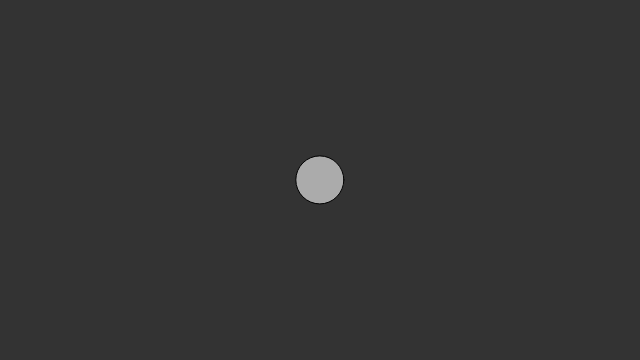
Frame 1 (no input)
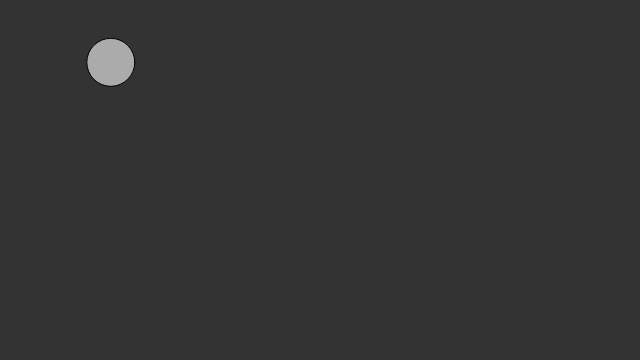
Frame 60 (no input)
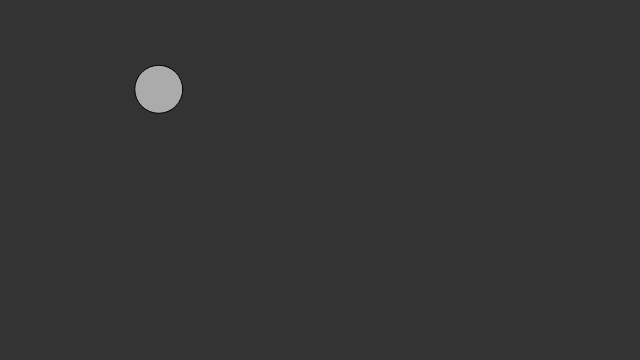
Frame 120 (the mouse pressed at the canvas centre since frame 60)

The p5.js sketch that drew these frames (run headless with seeded random() and noise() and a simulated clock; from frame 60 on, the mouse is pressed at the canvas centre):

// p5.js sketch
// ── sketch.js
var vehicle;

// Setup function required by p5
function setup() {
  createCanvas(640, 360);
  vehicle = new Vehicle(320, 180);
}

// Animation loop
function draw() {
  background(51);

  var target = createVector(mouseX, mouseY);

  // Action Selection
  vehicle.seek(target);

  vehicle.update();
  vehicle.display();
}

// ── vehicle.js
function Vehicle(x, y, m) {
  this.pos = createVector(x, y);
  this.vel = createVector(0, 0);
  this.acc = createVector(0, 0);
  this.maxSpeed = 5;
  this.maxForce = 0.2; // Turning agility

  this.update = function() {
    this.vel.add(this.acc);
    this.vel.limit(this.maxSpeed);
    this.pos.add(this.vel);

    // Reset forces
    this.acc.set(0, 0);
  };

  this.display = function() {
    fill(255, 150);
    ellipse(this.pos.x, this.pos.y, 48, 48);
  };

  // Apply a given force
  this.applyForce = function(force) {

    // Make a copy to protect original force
    var f = force.copy();
    this.acc.add(f);
  };

  this.seek = function(target) {
    var desired = p5.Vector.sub(target, this.pos);
    desired.setMag(this.maxSpeed);

    // Craig Reynolds: Steering = desired - velocity
    var steering = p5.Vector.sub(desired, this.vel);
    steering.limit(this.maxForce);

    this.applyForce(steering);
  };
}
